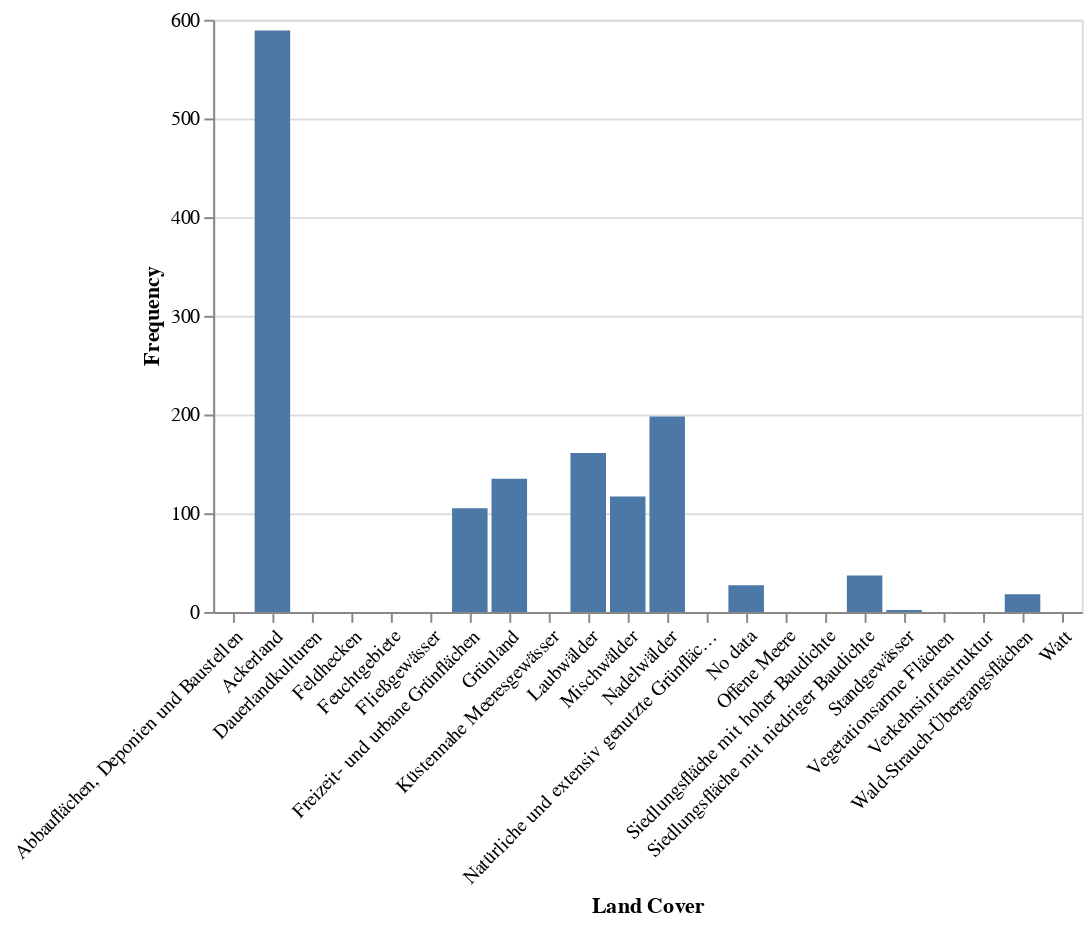

This figure's notebook cell:
### Markdown cell above
# Comparison Canis lupus and Felis silvestris

### Code cell
#Show the plot from Canis lupus
alt.Chart.from_dict(plot_canis_lupus.spec)

### Figure 1 — Vega-Lite specification as saved in the notebook (floating-point values rounded to 4 significant figures)
{"config": {"view": {"continuousWidth": 300, "continuousHeight": 300}}, "data": {"name": "data-b1a090e10caddfcb2f0ce711b2542e36"}, "mark": "bar", "encoding": {"x": {"axis": {"labelAngle": -45}, "field": "Land Cover", "type": "nominal"}, "y": {"field": "Frequency", "type": "quantitative"}}, "width": "container", "$schema": "https://vega.github.io/schema/vega-lite/v5.json", "datasets": {"data-b1a090e10caddfcb2f0ce711b2542e36": [{"Frequency": 0, "Land Cover": "Abbauflächen, Deponien und Baustellen"}, {"Frequency": 589, "Land Cover": "Ackerland"}, {"Frequency": 0, "Land Cover": "Dauerlandkulturen"}, {"Frequency": 0, "Land Cover": "Feldhecken"}, {"Frequency": 0, "Land Cover": "Feuchtgebiete"}, {"Frequency": 0, "Land Cover": "Fließgewässer"}, {"Frequency": 105, "Land Cover": "Freizeit- und urbane Grünflächen"}, {"Frequency": 135, "Land Cover": "Grünland"}, {"Frequency": 0, "Land Cover": "Küstennahe Meeresgewässer"}, {"Frequency": 161, "Land Cover": "Laubwälder"}, {"Frequency": 117, "Land Cover": "Mischwälder"}, {"Frequency": 198, "Land Cover": "Nadelwälder"}, {"Frequency": 0, "Land Cover": "Natürliche und extensiv genutzte Grünflächen"}, {"Frequency": 27, "Land Cover": "No data"}, {"Frequency": 0, "Land Cover": "Offene Meere"}, {"Frequency": 0, "Land Cover": "Siedlungsfläche mit hoher Baudichte"}, {"Frequency": 37, "Land Cover": "Siedlungsfläche mit niedriger Baudichte"}, {"Frequency": 2, "Land Cover": "Standgewässer"}, {"Frequency": 0, "Land Cover": "Vegetationsarme Flächen"}, {"Frequency": 0, "Land Cover": "Verkehrsinfrastruktur"}, {"Frequency": 18, "Land Cover": "Wald-Strauch-Übergangsflächen"}, {"Frequency": 0, "Land Cover": "Watt"}]}}
